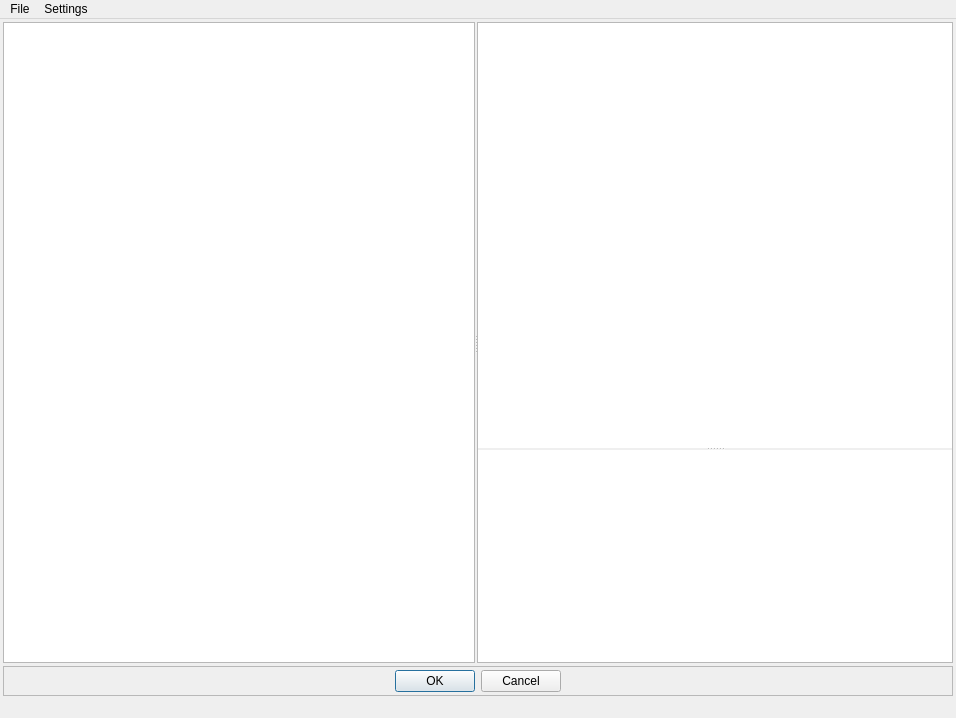
<?xml version="1.0" encoding="UTF-8"?>
<ui version="4.0">
 <class>LineAdder</class>
 <widget class="QMainWindow" name="LineAdder">
  <property name="geometry">
   <rect>
    <x>0</x>
    <y>0</y>
    <width>956</width>
    <height>718</height>
   </rect>
  </property>
  <property name="windowTitle">
   <string>MainWindow</string>
  </property>
  <widget class="QWidget" name="layout">
   <layout class="QGridLayout" name="gridLayout">
    <property name="leftMargin">
     <number>3</number>
    </property>
    <property name="topMargin">
     <number>3</number>
    </property>
    <property name="rightMargin">
     <number>3</number>
    </property>
    <property name="bottomMargin">
     <number>3</number>
    </property>
    <property name="spacing">
     <number>3</number>
    </property>
    <item row="0" column="0">
     <widget class="QSplitter" name="splitter_2">
      <property name="orientation">
       <enum>Qt::Horizontal</enum>
      </property>
      <property name="handleWidth">
       <number>2</number>
      </property>
      <widget class="QTableWidget" name="table">
       <property name="sizePolicy">
        <sizepolicy hsizetype="Maximum" vsizetype="Expanding">
         <horstretch>0</horstretch>
         <verstretch>0</verstretch>
        </sizepolicy>
       </property>
       <property name="minimumSize">
        <size>
         <width>400</width>
         <height>0</height>
        </size>
       </property>
       <property name="maximumSize">
        <size>
         <width>16777215</width>
         <height>16777215</height>
        </size>
       </property>
       <property name="frameShape">
        <enum>QFrame::StyledPanel</enum>
       </property>
       <property name="frameShadow">
        <enum>QFrame::Plain</enum>
       </property>
       <property name="selectionMode">
        <enum>QAbstractItemView::SingleSelection</enum>
       </property>
       <property name="selectionBehavior">
        <enum>QAbstractItemView::SelectRows</enum>
       </property>
      </widget>
      <widget class="QFrame" name="frame_2">
       <property name="frameShape">
        <enum>QFrame::StyledPanel</enum>
       </property>
       <property name="frameShadow">
        <enum>QFrame::Plain</enum>
       </property>
       <layout class="QVBoxLayout" name="verticalLayout">
        <property name="spacing">
         <number>0</number>
        </property>
        <property name="leftMargin">
         <number>0</number>
        </property>
        <property name="topMargin">
         <number>0</number>
        </property>
        <property name="rightMargin">
         <number>0</number>
        </property>
        <property name="bottomMargin">
         <number>0</number>
        </property>
        <item>
         <widget class="QSplitter" name="splitter">
          <property name="orientation">
           <enum>Qt::Vertical</enum>
          </property>
          <property name="handleWidth">
           <number>2</number>
          </property>
          <widget class="PlotWidget" name="plan_view">
           <property name="sizePolicy">
            <sizepolicy hsizetype="Expanding" vsizetype="Expanding">
             <horstretch>0</horstretch>
             <verstretch>2</verstretch>
            </sizepolicy>
           </property>
           <property name="frameShape">
            <enum>QFrame::NoFrame</enum>
           </property>
           <property name="frameShadow">
            <enum>QFrame::Plain</enum>
           </property>
          </widget>
          <widget class="PlotWidget" name="section_view">
           <property name="sizePolicy">
            <sizepolicy hsizetype="Expanding" vsizetype="Expanding">
             <horstretch>0</horstretch>
             <verstretch>1</verstretch>
            </sizepolicy>
           </property>
           <property name="frameShape">
            <enum>QFrame::NoFrame</enum>
           </property>
           <property name="frameShadow">
            <enum>QFrame::Plain</enum>
           </property>
          </widget>
         </widget>
        </item>
       </layout>
      </widget>
     </widget>
    </item>
    <item row="1" column="0">
     <widget class="QFrame" name="frame">
      <property name="sizePolicy">
       <sizepolicy hsizetype="Preferred" vsizetype="Maximum">
        <horstretch>0</horstretch>
        <verstretch>0</verstretch>
       </sizepolicy>
      </property>
      <property name="frameShape">
       <enum>QFrame::StyledPanel</enum>
      </property>
      <property name="frameShadow">
       <enum>QFrame::Plain</enum>
      </property>
      <layout class="QGridLayout" name="horizontalLayout">
       <property name="leftMargin">
        <number>3</number>
       </property>
       <property name="topMargin">
        <number>3</number>
       </property>
       <property name="rightMargin">
        <number>3</number>
       </property>
       <property name="bottomMargin">
        <number>3</number>
       </property>
       <property name="spacing">
        <number>3</number>
       </property>
       <item row="0" column="0">
        <widget class="QDialogButtonBox" name="button_box">
         <property name="orientation">
          <enum>Qt::Horizontal</enum>
         </property>
         <property name="standardButtons">
          <set>QDialogButtonBox::Cancel|QDialogButtonBox::Ok</set>
         </property>
         <property name="centerButtons">
          <bool>true</bool>
         </property>
        </widget>
       </item>
      </layout>
     </widget>
    </item>
   </layout>
  </widget>
  <widget class="QMenuBar" name="menubar">
   <property name="geometry">
    <rect>
     <x>0</x>
     <y>0</y>
     <width>956</width>
     <height>21</height>
    </rect>
   </property>
   <widget class="QMenu" name="menuFile">
    <property name="title">
     <string>File</string>
    </property>
    <addaction name="actionOpen"/>
    <addaction name="separator"/>
    <addaction name="actionEdit_Names"/>
   </widget>
   <widget class="QMenu" name="menuSettings">
    <property name="title">
     <string>Settings</string>
    </property>
    <addaction name="auto_sort_cbox"/>
   </widget>
   <addaction name="menuFile"/>
   <addaction name="menuSettings"/>
  </widget>
  <widget class="QStatusBar" name="status_bar">
   <property name="enabled">
    <bool>true</bool>
   </property>
   <property name="sizeGripEnabled">
    <bool>false</bool>
   </property>
  </widget>
  <action name="actionOpen">
   <property name="text">
    <string>Open...</string>
   </property>
  </action>
  <action name="auto_sort_cbox">
   <property name="checkable">
    <bool>true</bool>
   </property>
   <property name="checked">
    <bool>true</bool>
   </property>
   <property name="text">
    <string>Auto-Sort By Position</string>
   </property>
  </action>
  <action name="actionEdit_Station_Names">
   <property name="text">
    <string>Edit Station Names</string>
   </property>
  </action>
  <action name="actionEdit_Names">
   <property name="text">
    <string>Edit Station Names</string>
   </property>
  </action>
 </widget>
 <customwidgets>
  <customwidget>
   <class>PlotWidget</class>
   <extends>QGraphicsView</extends>
   <header>pyqtgraph</header>
  </customwidget>
 </customwidgets>
 <resources/>
 <connections/>
</ui>
